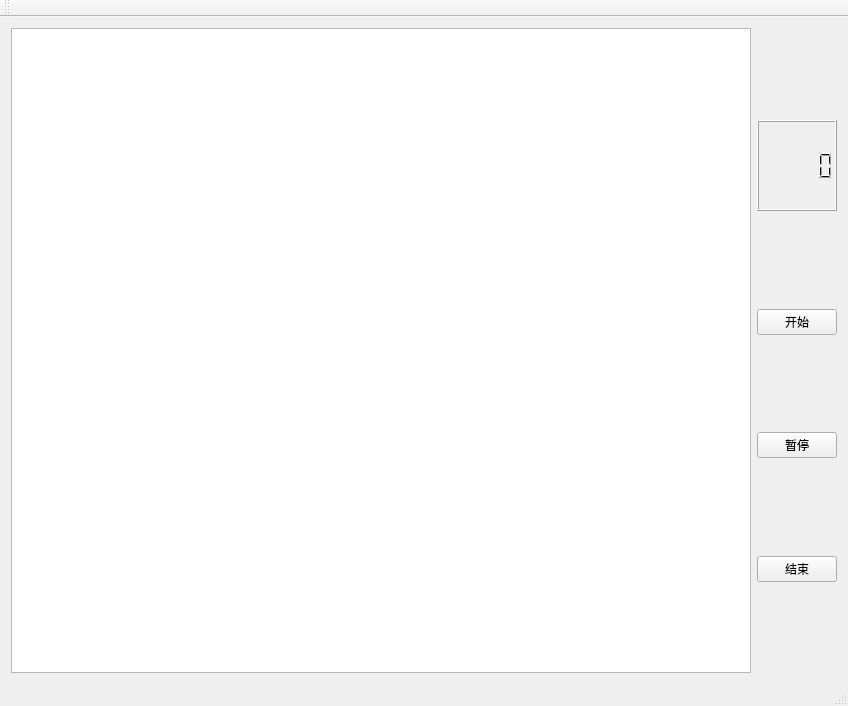
<?xml version="1.0" encoding="UTF-8"?>
<ui version="4.0">
 <class>MainWindow</class>
 <widget class="QMainWindow" name="MainWindow">
  <property name="geometry">
   <rect>
    <x>0</x>
    <y>0</y>
    <width>848</width>
    <height>706</height>
   </rect>
  </property>
  <property name="windowTitle">
   <string>打地鼠</string>
  </property>
  <widget class="QWidget" name="centralWidget">
   <layout class="QHBoxLayout" name="horizontalLayout">
    <item>
     <widget class="QGraphicsView" name="graphicsView"/>
    </item>
    <item>
     <layout class="QVBoxLayout" name="verticalLayout" stretch="1,1,1,1,1,1,1,1,1">
      <item>
       <spacer name="verticalSpacer_2">
        <property name="orientation">
         <enum>Qt::Vertical</enum>
        </property>
        <property name="sizeHint" stdset="0">
         <size>
          <width>20</width>
          <height>40</height>
         </size>
        </property>
       </spacer>
      </item>
      <item>
       <widget class="QLCDNumber" name="lcdNumber">
        <property name="font">
         <font>
          <family>Ubuntu</family>
          <pointsize>20</pointsize>
          <weight>50</weight>
          <italic>false</italic>
          <bold>false</bold>
         </font>
        </property>
        <property name="styleSheet">
         <string notr="true">font: 20pt &quot;Ubuntu&quot;;
color: rgb(0, 0, 0);
</string>
        </property>
       </widget>
      </item>
      <item>
       <spacer name="verticalSpacer">
        <property name="orientation">
         <enum>Qt::Vertical</enum>
        </property>
        <property name="sizeHint" stdset="0">
         <size>
          <width>20</width>
          <height>40</height>
         </size>
        </property>
       </spacer>
      </item>
      <item>
       <widget class="QPushButton" name="btn_start">
        <property name="text">
         <string>开始</string>
        </property>
       </widget>
      </item>
      <item>
       <spacer name="verticalSpacer_3">
        <property name="orientation">
         <enum>Qt::Vertical</enum>
        </property>
        <property name="sizeHint" stdset="0">
         <size>
          <width>20</width>
          <height>40</height>
         </size>
        </property>
       </spacer>
      </item>
      <item>
       <widget class="QPushButton" name="btn_pause">
        <property name="text">
         <string>暂停</string>
        </property>
       </widget>
      </item>
      <item>
       <spacer name="verticalSpacer_4">
        <property name="orientation">
         <enum>Qt::Vertical</enum>
        </property>
        <property name="sizeHint" stdset="0">
         <size>
          <width>20</width>
          <height>40</height>
         </size>
        </property>
       </spacer>
      </item>
      <item>
       <widget class="QPushButton" name="btn_stop">
        <property name="text">
         <string>结束</string>
        </property>
       </widget>
      </item>
      <item>
       <spacer name="verticalSpacer_5">
        <property name="orientation">
         <enum>Qt::Vertical</enum>
        </property>
        <property name="sizeHint" stdset="0">
         <size>
          <width>20</width>
          <height>40</height>
         </size>
        </property>
       </spacer>
      </item>
     </layout>
    </item>
   </layout>
  </widget>
  <widget class="QMenuBar" name="menuBar">
   <property name="geometry">
    <rect>
     <x>0</x>
     <y>0</y>
     <width>848</width>
     <height>32</height>
    </rect>
   </property>
  </widget>
  <widget class="QToolBar" name="mainToolBar">
   <attribute name="toolBarArea">
    <enum>TopToolBarArea</enum>
   </attribute>
   <attribute name="toolBarBreak">
    <bool>false</bool>
   </attribute>
  </widget>
  <widget class="QStatusBar" name="statusBar"/>
 </widget>
 <layoutdefault spacing="6" margin="11"/>
 <resources/>
 <connections/>
</ui>
